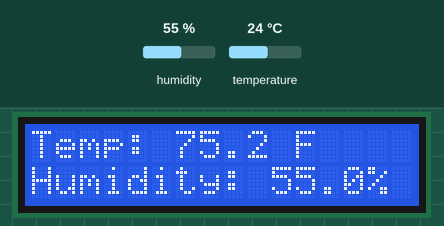
This sketch was run on a simulated Arduino Uno, built with avr-gcc and run on an emulated ATmega328P. Parts: 16×2 character LCD. The inputs (shaded band) are chosen by the test bench; at power-on: humidity 55 %, temperature 24 °C.

Above: at 1.2 s.
1.3 s: humidity set to 22 %
At 5.8 s:
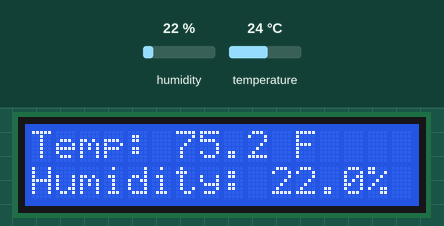
7.3 s: temperature set to 12 °C
At 10.6 s:
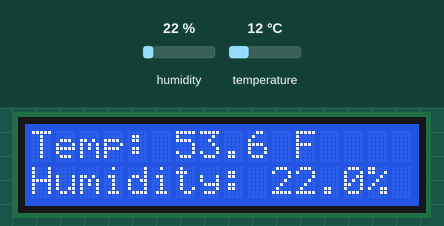
13.3 s: humidity set to 40 %
At 16.6 s:
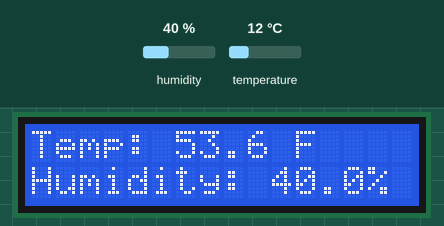
19.3 s: temperature set to 19 °C
At 21.4 s:
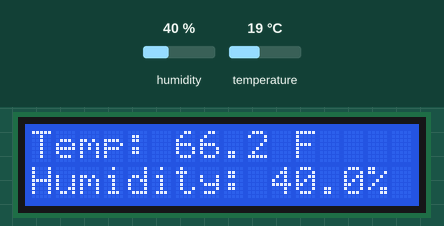
Timing chart, 0 to 22.9 s (numbered marks = the images above; inputs shaded):
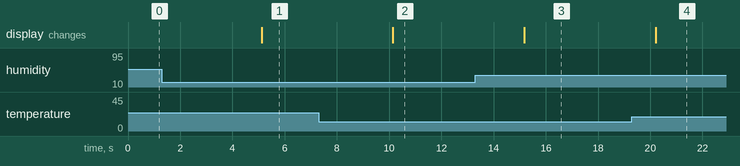

Measured:
- after the input at 1.3 s, the display: changes after 3.8 s (image 1)
- after the input at 7.3 s, the display: changes after 2.8 s (image 2)
- after the input at 13.3 s, the display: changes after 1.9 s (image 3)
- after the input at 19.3 s, the display: changes after 0.90 s (image 4)

The sketch:

lcd_display.ino
```cpp
/**
 * This lab repo contains code to display a DHT11 to a 16x2 LCD screen
 * Yoav Bierkatz - November 2026
 */

#include <DHT.h>
#include <LiquidCrystal.h>

const int dhtPin = 2;
const int rs = 7;
const int en = 8;
const int d4 = 9;
const int d5 = 10;
const int d6 = 11;
const int d7 = 12;

const int pause = 5000;

// set up objects
DHT dht(dhtPin, DHT11);

LiquidCrystal lcd(rs, en, d4, d5, d6, d7);

/**
 * @brief Converts a temperature from Celsius to Fahrenheit.
 *
 * @param tempC Temperature in Celsius
 * @return Temperature in Fahrenheit
 */
float celsiusToFahrenheit(float tempC) {

  return tempC * 1.8 + 32;
}

void setup() {
  dht.begin();

  // initialize the 16x2 LCD
  lcd.begin(16, 2);
  // TODO: Display a short welcome message
  lcd.print("Hello Apex");
}

void loop() {
    float tempCelsius = dht.readTemperature();
    float humidity = dht.readHumidity();

    // Convert the temperature to Fahrenheit
  float tempFahrenheit = celsiusToFahrenheit(tempCelsius);
    // position cursor at start of row 1
  lcd.setCursor(0, 0);
    // TODO: Display temp in Fahrenheit
    // format - Temp: xx.x F

    //position cursor at start of row 2
  lcd.print("Temp: ");
  lcd.print(tempFahrenheit, 1);
  lcd.print(" F");
    // format - Humidity: xx.x%
  lcd.setCursor(0, 1);
  lcd.print("Humidity: ");
  lcd.print(humidity, 1);
  lcd.print("%");
    //wait 5 seconds before updating
  delay(5000);
}
```
